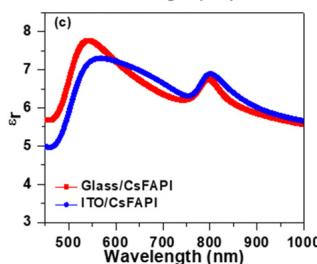
#> input picture reference/Khan 等 - 2024 - Optical constants manipulation of formamidinium lead iodide perovskites ellipsometric and spectrosc.pdf-64661b05-c239-4731-a3f7-2c0456a4df66/images/029b0d205e3da637664da2a522bba8cbcd934f9664a57bb15c70cf2f598573b5.jpg, 317 x 264 px, given in place of 71967bd68ad9d2d4b0a12bb3fe5adf116e9eec0d34d4752f2f7dac43.jpg, which was not available
$ python step02_digitize_csfapi_optical_constants.py
#> lines starting #> are read from the running program, lines starting #| are printed output that depends on the picture; after the words box and inside, x2 and y2 are one past the last pixel; in counts of white or black regions, pixels touching at a corner belong together; pictures that were not available may be replaced by others from this repository, and a replacement may not be noted
from __future__ import annotations

from dataclasses import dataclass
from pathlib import Path

import cv2
import matplotlib.pyplot as plt
import numpy as np
import pandas as pd


PROJECT_ROOT = Path(__file__).resolve().parents[2]
SOURCE_IMAGES = {
    "a": PROJECT_ROOT
    / (
        "reference/Khan 等 - 2024 - Optical constants manipulation of formamidinium "
        "lead iodide perovskites ellipsometric and spectrosc.pdf-64661b05-c239-4731-a3f7-"
        "2c0456a4df66/images/4ad6d50871967bd68ad9d2d4b0a12bb3fe5adf116e9eec0d34d4752f2f7dac43.jpg"
    ),
    "b": PROJECT_ROOT
    / (
        "reference/Khan 等 - 2024 - Optical constants manipulation of formamidinium "
        "lead iodide perovskites ellipsometric and spectrosc.pdf-64661b05-c239-4731-a3f7-"
        "2c0456a4df66/images/885e29d3301c8a26446578a1fe59d2783c89f227369fe031c7e24c763be6dc1c.jpg"
    ),
}
OUTPUT_CSV = PROJECT_ROOT / "resources/digitized/phase02_fig3_csfapi_optical_constants_digitized.csv"
OUTPUT_FIGURE = PROJECT_ROOT / "results/figures/phase02_fig3_csfapi_optical_constants_digitized.png"
OUTPUT_OVERLAY_A = PROJECT_ROOT / "results/figures/phase02_fig3a_csfapi_optical_constants_overlay.png"
OUTPUT_OVERLAY_B = PROJECT_ROOT / "results/figures/phase02_fig3b_csfapi_optical_constants_overlay.png"
OUTPUT_LOG = PROJECT_ROOT / "results/logs/phase02_fig3_csfapi_digitization_notes.md"


@dataclass(frozen=True)
class PanelConfig:
    panel: str
    quantity: str
    x0: int
    y0: int
    x1: int
    y1: int
    x_min: float
    x_max: float
    y_min: float
    y_max: float
    keep_components_red: int
    component_min_area_red: int
    keep_components_blue: int
    component_min_area_blue: int
    erase_regions: tuple[tuple[int, int, int, int], ...] = ()


PANELS = (
    PanelConfig(
        panel="a",
        quantity="n",
        x0=54,
        y0=12,
        x1=314,
        y1=222,
        x_min=450.0,
        x_max=1000.0,
        y_min=1.5,
        y_max=3.0,
        keep_components_red=2,
        component_min_area_red=100,
        keep_components_blue=1,
        component_min_area_blue=100,
        erase_regions=((170, 170, 230, 210),),
    ),
    PanelConfig(
        panel="b",
        quantity="kappa",
        x0=50,
        y0=15,
        x1=309,
        y1=223,
        x_min=450.0,
        x_max=1000.0,
        y_min=0.0,
        y_max=1.2,
        keep_components_red=1,
        component_min_area_red=100,
        keep_components_blue=1,
        component_min_area_blue=100,
        erase_regions=((155, 0, 225, 50),),
    ),
)


SERIES_CONFIG = {
    "Glass/CsFAPI": {
        "mask_fn": lambda hsv: cv2.inRange(hsv, (0, 70, 80), (10, 255, 255))
        | cv2.inRange(hsv, (170, 70, 80), (180, 255, 255)),
        "plot_color": "#d62728",
    },
    "ITO/CsFAPI": {
        "mask_fn": lambda hsv: cv2.inRange(hsv, (90, 70, 50), (140, 255, 255)),
        "plot_color": "#1f3fff",
    },
}


def ensure_parent(path: Path) -> None:
    path.parent.mkdir(parents=True, exist_ok=True)


def select_components(mask: np.ndarray, keep_components: int, component_min_area: int) -> np.ndarray:
    count, labels, stats, _ = cv2.connectedComponentsWithStats(mask, connectivity=8)
    components: list[tuple[int, int]] = []
    for component_id in range(1, count):
        area = int(stats[component_id, cv2.CC_STAT_AREA])
        if area >= component_min_area:
            components.append((area, component_id))

    components.sort(reverse=True)
    filtered = np.zeros_like(mask)
    for _, component_id in components[:keep_components]:
        filtered[labels == component_id] = 255
    return filtered


def erase_regions(mask: np.ndarray, regions: tuple[tuple[int, int, int, int], ...]) -> np.ndarray:
    cleaned = mask.copy()
    for x0, y0, x1, y1 in regions:
        cleaned[y0:y1, x0:x1] = 0
    return cleaned


def extract_centerline(mask: np.ndarray) -> tuple[np.ndarray, np.ndarray]:
    xs: list[int] = []
    ys: list[float] = []
    for x in range(mask.shape[1]):
        y_idx = np.where(mask[:, x] > 0)[0]
        if y_idx.size:
            xs.append(x)
            ys.append(float(np.median(y_idx)))

    if not xs:
        raise RuntimeError("No curve pixels detected in panel.")

    x_array = np.asarray(xs, dtype=float)
    y_array = np.asarray(ys, dtype=float)
    full_x = np.arange(int(x_array.min()), int(x_array.max()) + 1, dtype=float)
    full_y = np.interp(full_x, x_array, y_array)
    return full_x, full_y


def pixel_to_data(panel: PanelConfig, x_pixels: np.ndarray, y_pixels: np.ndarray) -> tuple[np.ndarray, np.ndarray]:
    wavelength_nm = panel.x_min + (x_pixels / (panel.x1 - panel.x0)) * (panel.x_max - panel.x_min)
    values = panel.y_max - (y_pixels / (panel.y1 - panel.y0)) * (panel.y_max - panel.y_min)
    return wavelength_nm, values


def build_overlay(
    panel: PanelConfig,
    base_bgr: np.ndarray,
    extracted: dict[str, tuple[np.ndarray, np.ndarray]],
) -> np.ndarray:
    overlay = base_bgr.copy()
    for series_name, config in SERIES_CONFIG.items():
        x_values, y_values = extracted[series_name]
        color_hex = config["plot_color"].lstrip("#")
        rgb = tuple(int(color_hex[i : i + 2], 16) for i in (0, 2, 4))
        bgr = (rgb[2], rgb[1], rgb[0])
        points = np.column_stack(
            [
                np.round(x_values + panel.x0).astype(int),
                np.round(y_values + panel.y0).astype(int),
            ]
        )
        for x, y in points:
            cv2.circle(overlay, (int(x), int(y)), 1, bgr, thickness=-1)
    return overlay


# [44 lines left out: function write_log, not called in this run]


def main() -> None:
    ensure_parent(OUTPUT_CSV)
    ensure_parent(OUTPUT_FIGURE)
    ensure_parent(OUTPUT_OVERLAY_A)
    ensure_parent(OUTPUT_OVERLAY_B)
    ensure_parent(OUTPUT_LOG)

    rows: list[dict[str, object]] = []
    overlays: dict[str, np.ndarray] = {}

    for panel in PANELS:
        source_bgr = cv2.imread(str(SOURCE_IMAGES[panel.panel]))
#> source_bgr is the input picture: shape (264, 317, 3); mean B, G, R 237, 231.8, 237.2
        if source_bgr is None:
            raise FileNotFoundError(f"Failed to read source image for panel {panel.panel}: {SOURCE_IMAGES[panel.panel]}")
        source_hsv = cv2.cvtColor(source_bgr, cv2.COLOR_BGR2HSV)
#> source_hsv: shape (264, 317, 3); mean H, S, V 15.1, 12.4, 242.3
        panel_hsv = source_hsv[panel.y0 : panel.y1 + 1, panel.x0 : panel.x1 + 1]
#> panel_hsv: shape (211, 261, 3); mean H, S, V 20.7, 18.2, 246.4

        extracted_pixels: dict[str, tuple[np.ndarray, np.ndarray]] = {}
        for series_name, config in SERIES_CONFIG.items():
            raw_mask = config["mask_fn"](panel_hsv)
            raw_mask = erase_regions(raw_mask, panel.erase_regions)
            if series_name == "Glass/CsFAPI":
                filtered_mask = select_components(raw_mask, panel.keep_components_red, panel.component_min_area_red)
            else:
                filtered_mask = select_components(raw_mask, panel.keep_components_blue, panel.component_min_area_blue)
            x_pixels, y_pixels = extract_centerline(filtered_mask)
            wavelength_nm, values = pixel_to_data(panel, x_pixels, y_pixels)
            extracted_pixels[series_name] = (x_pixels, y_pixels)

            for wavelength_nm_i, value_i in zip(wavelength_nm, values, strict=True):
                rows.append(
                    {
                        "lit_id": "LIT-0001",
                        "figure": "Fig. 3",
                        "panel": panel.panel,
                        "quantity": panel.quantity,
                        "series": series_name,
                        "wavelength_nm": round(float(wavelength_nm_i), 6),
                        "value": round(float(value_i), 6),
                        "source_image": str(SOURCE_IMAGES[panel.panel].relative_to(PROJECT_ROOT)),
                        "digitization_basis": "paper_raster_curve",
                    }
                )
#> this loop made 2 passes
#> pass 1, in main, `raw_mask = config["mask_fn"](panel_hsv)`:
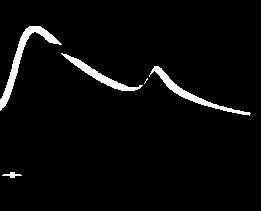
#> raw_mask: shape (211, 261); 3.7% white; 5 white regions (1 under 20 px), largest, box (x1, y1, x2, y2) and area: (0, 26, 62, 111) 803, (149, 66, 251, 116) 626, (61, 53, 143, 91) 539, (2, 172, 22, 178) 58
#> pass 1, in select_components, `count, labels, stats, _ = cv2.connectedComponentsWithStats(mask, conne..`:
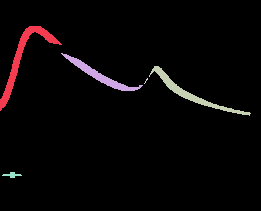
#> labels: shape (211, 261) int32; 6 distinct labels, from 0 to 5; one colour per label, 0 black
#> pass 1, in main, `filtered_mask = select_components(raw_mask, panel.keep_components_red,..`:
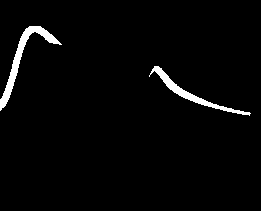
#> filtered_mask: shape (211, 261); 2.6% white; 2 white regions, box (x1, y1, x2, y2) and area: (0, 26, 62, 111) 803, (149, 66, 251, 116) 626
#> pass 2, in main, `raw_mask = config["mask_fn"](panel_hsv)`:
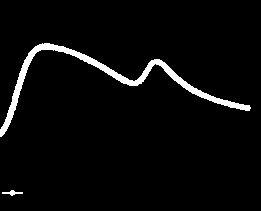
#> raw_mask: shape (211, 261); 3.8% white; 2 white regions, box (x1, y1, x2, y2) and area: (0, 43, 251, 137) 2042, (2, 190, 23, 196) 57
#> after the loop: filtered_mask: shape (211, 261); 3.7% white; 1 white region, box (x1, y1, x2, y2) and area: (0, 43, 251, 137) 2042
#> after the loop, extracted_pixels = 2 items; rows = 502 items

        overlays[panel.panel] = build_overlay(panel, source_bgr, extracted_pixels)
#> after the loop in build_overlay, `for series_name, config in SERIES_CONFIG.items():`:
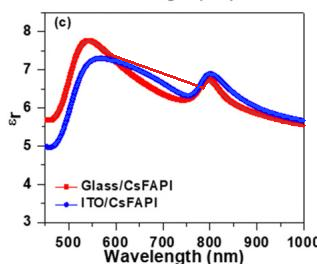
#> overlay: shape (264, 317, 3); 2% of pixels changed, all inside (x1, y1, x2, y2) = (53, 39, 306, 146)
#> pass 2 of the loop in main, `for panel in PANELS:`:
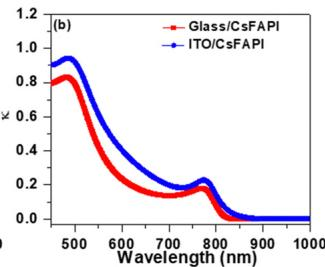
#> input picture reference/Khan 等 - 2024 - Optical constants manipulation of formamidinium lead iodide perovskites ellipsometric and spectrosc.pdf-64661b05-c239-4731-a3f7-2c0456a4df66/images/885e29d3301c8a26446578a1fe59d2783c89f227369fe031c7e24c763be6dc1c.jpg, 325 x 267 px
#> in main, source_bgr is the input picture: shape (267, 325, 3); mean B, G, R 237.1, 232.2, 236.7
#> source_hsv: shape (267, 325, 3); mean H, S, V 13.8, 11.2, 241.7
#> panel_hsv: shape (209, 260, 3); mean H, S, V 21.4, 17.7, 247.9
#> the loop in main, `for series_name, config in SERIES_CONFIG.items():` made 2 passes
#> pass 1, in select_components (call 3), `count, labels, stats, _ = cv2.connectedComponentsWithStats(mask, conne..`:
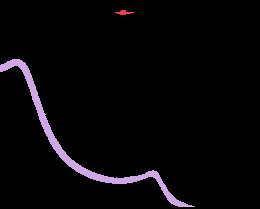
#> labels: shape (209, 260) int32; 3 distinct labels, from 0 to 2; one colour per label, 0 black
#> after the loop in main, `for series_name, config in SERIES_CONFIG.items():`: rows = 957 items
#> the loop in build_overlay (call 2), `for series_name, config in SERIES_CONFIG.items():` made 2 passes
#> (rgb, bgr) on passes 1 to 2: ((214, 39, 40), (40, 39, 214)), ((31, 63, 255), (255, 63, 31))
#> after the loop in build_overlay (call 2), `for series_name, config in SERIES_CONFIG.items():`:
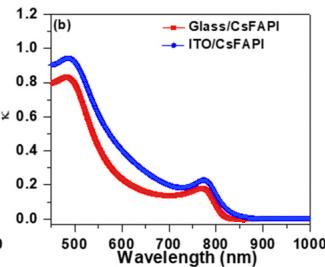
#> overlay: shape (267, 325, 3); 1.83% of pixels changed, all inside (x1, y1, x2, y2) = (49, 57, 311, 223)

    dataframe = pd.DataFrame(rows)
#> dataframe = table of 957 rows and 9 columns
#> (the run stopped early here; a loop or call above may not have finished)
